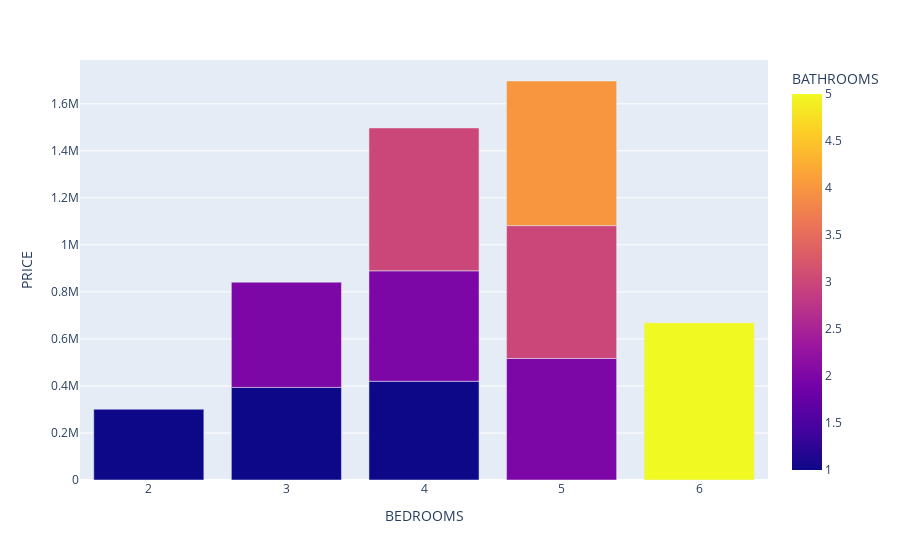

The notebook cell this image was saved under:
### Markdown cell above
The `px.bar()` functions creates bar charts. In the following example, we plot the number of bedrooms on the x-axis and the average price on the y-axis. The `color` parameter determines which column in the dataframe should be used for colour encoding. In the following example, the `BATHROOMS` columns is used.  
   
Plotly is interactive so it allows you to click on the elements of the chart for more info, zoom in and out, and focus on specific part of the chart.

### Code cell
fig = px.bar(bentley_house_prices_groupby, x="BEDROOMS", y="PRICE", color="BATHROOMS")
fig.show()

### Figure 1 — Plotly figure (JSON) as saved in the notebook; plotly's stock layout.template omitted (floating-point values rounded to 4 significant figures)
{"data": [{"alignmentgroup": "True", "hovertemplate": "BEDROOMS=%{x}<br>PRICE=%{y}<br>BATHROOMS=%{marker.color}<extra></extra>", "legendgroup": "", "marker": {"color": [1, 1, 2, 1, 2, 3, 2, 3, 4, 5], "coloraxis": "coloraxis", "pattern": {"shape": ""}}, "name": "", "offsetgroup": "", "orientation": "v", "showlegend": false, "textposition": "auto", "type": "bar", "x": [2, 3, 3, 4, 4, 4, 5, 5, 5, 6], "xaxis": "x", "y": [301200.0, 393900.0, 447500.0, 420000, 469700.0, 607600, 516900.0, 565000, 615000, 668300.0], "yaxis": "y"}], "layout": {"autosize": true, "barmode": "relative", "coloraxis": {"colorbar": {"title": {"text": "BATHROOMS"}}, "colorscale": [[0, "#0d0887"], [0.1111, "#46039f"], [0.2222, "#7201a8"], [0.3333, "#9c179e"], [0.4444, "#bd3786"], [0.5556, "#d8576b"], [0.6667, "#ed7953"], [0.7778, "#fb9f3a"], [0.8889, "#fdca26"], [1, "#f0f921"]]}, "legend": {"tracegroupgap": 0}, "margin": {"t": 60}, "xaxis": {"anchor": "y", "autorange": true, "domain": [0, 1], "range": [1.5, 6.5], "title": {"text": "BEDROOMS"}, "type": "linear"}, "yaxis": {"anchor": "x", "autorange": true, "domain": [0, 1], "range": [0, 1786250], "title": {"text": "PRICE"}, "type": "linear"}}}
